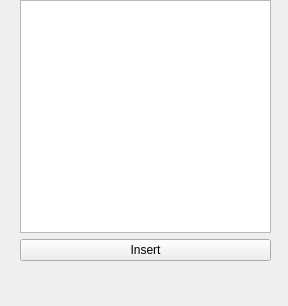
<?xml version="1.0" encoding="UTF-8"?>
<ui version="4.0">
 <class>TestPlugin</class>
 <widget class="QDockWidget" name="TestPlugin">
  <property name="geometry">
   <rect>
    <x>0</x>
    <y>0</y>
    <width>288</width>
    <height>306</height>
   </rect>
  </property>
  <property name="windowTitle">
   <string>DockWidget</string>
  </property>
  <widget class="QWidget" name="dockWidgetContents">
   <widget class="QWidget" name="verticalLayoutWidget">
    <property name="geometry">
     <rect>
      <x>20</x>
      <y>0</y>
      <width>251</width>
      <height>261</height>
     </rect>
    </property>
    <layout class="QVBoxLayout" name="verticalLayout">
     <item>
      <widget class="QPlainTextEdit" name="nameField">
       <property name="enabled">
        <bool>true</bool>
       </property>
       <property name="sizePolicy">
        <sizepolicy hsizetype="Expanding" vsizetype="Expanding">
         <horstretch>0</horstretch>
         <verstretch>0</verstretch>
        </sizepolicy>
       </property>
       <property name="minimumSize">
        <size>
         <width>0</width>
         <height>226</height>
        </size>
       </property>
       <property name="maximumSize">
        <size>
         <width>16777215</width>
         <height>16777215</height>
        </size>
       </property>
       <property name="contextMenuPolicy">
        <enum>Qt::DefaultContextMenu</enum>
       </property>
       <property name="frameShape">
        <enum>QFrame::StyledPanel</enum>
       </property>
       <property name="frameShadow">
        <enum>QFrame::Plain</enum>
       </property>
      </widget>
     </item>
     <item>
      <widget class="QPushButton" name="insertBtn">
       <property name="text">
        <string>Insert</string>
       </property>
      </widget>
     </item>
    </layout>
   </widget>
  </widget>
 </widget>
 <resources/>
 <connections/>
</ui>
